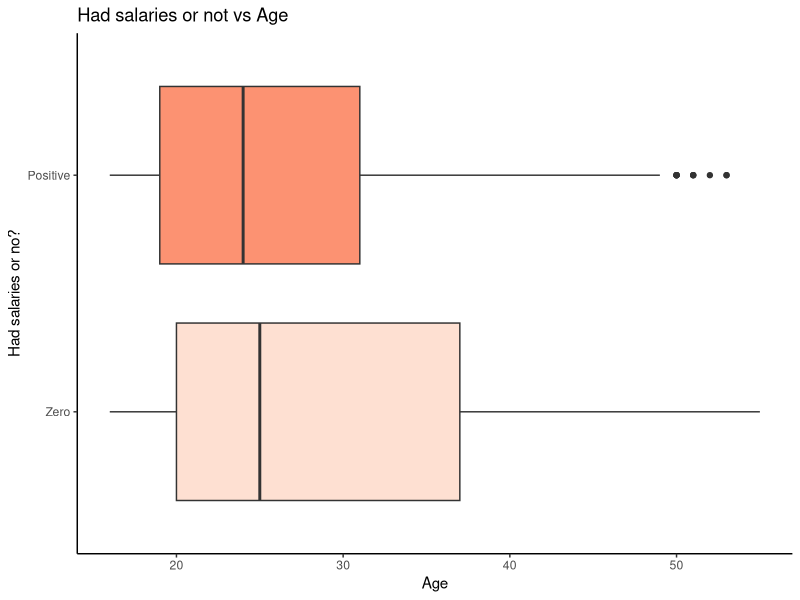
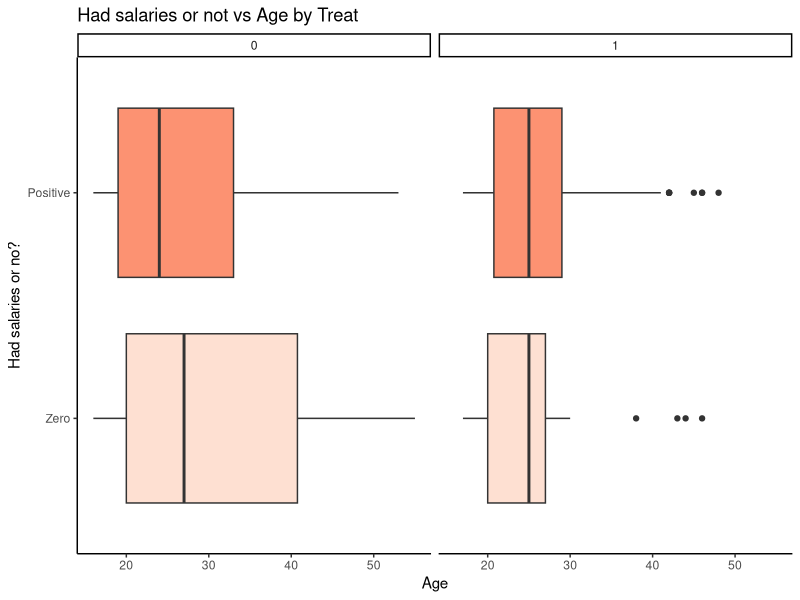
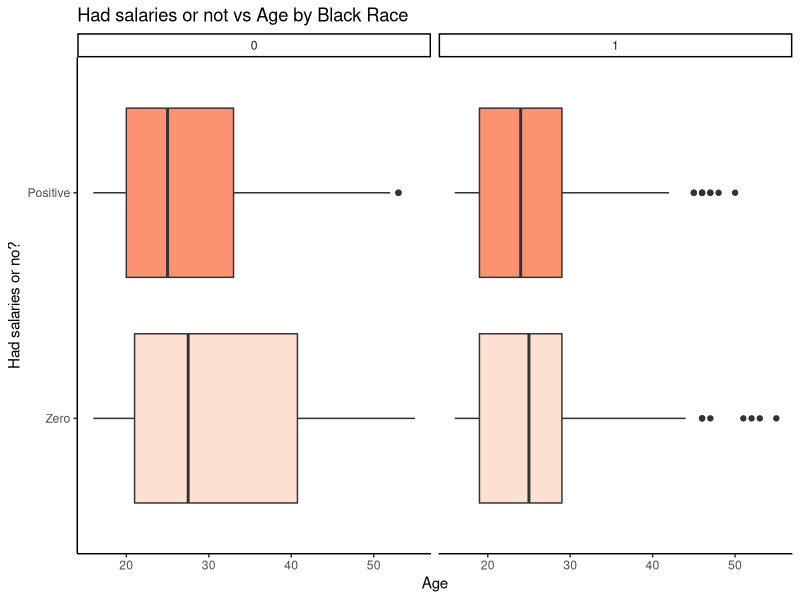
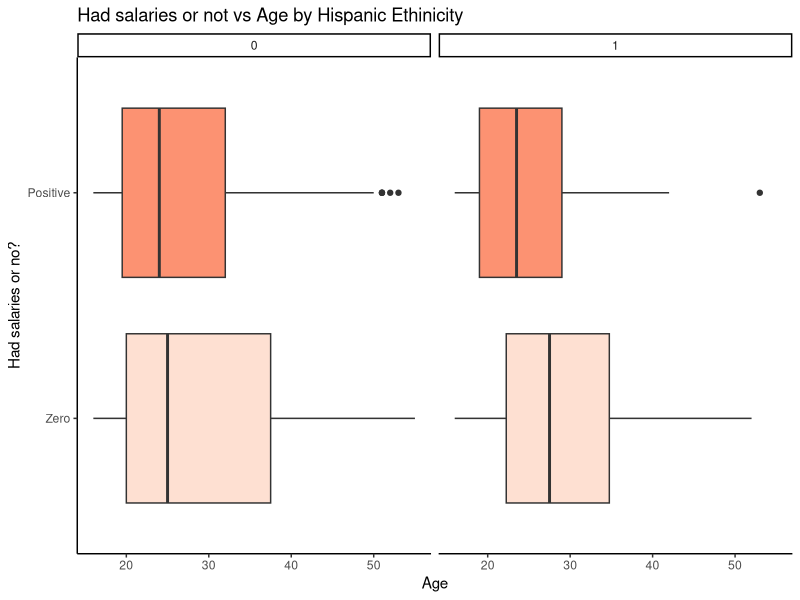
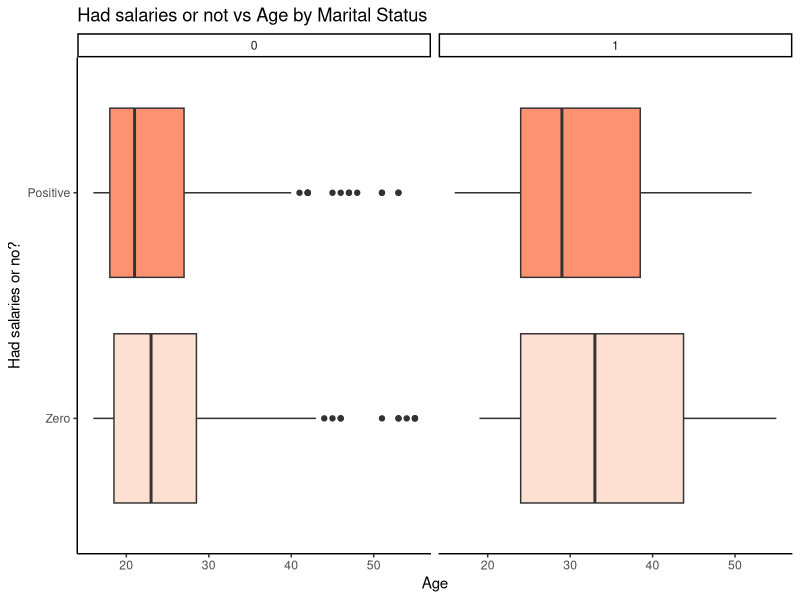
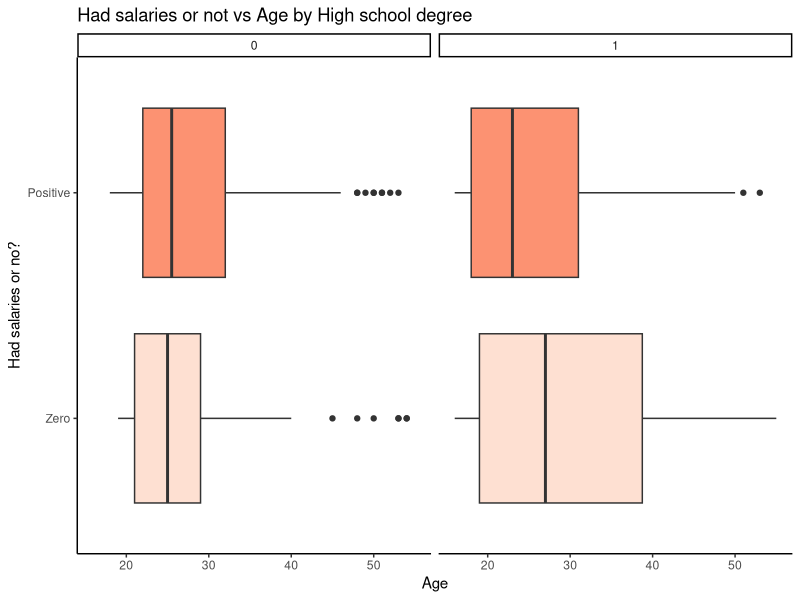
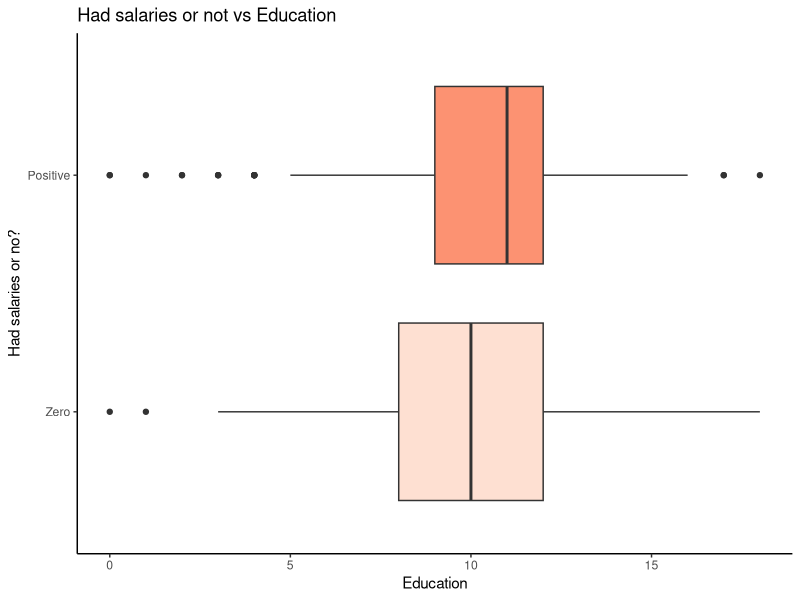
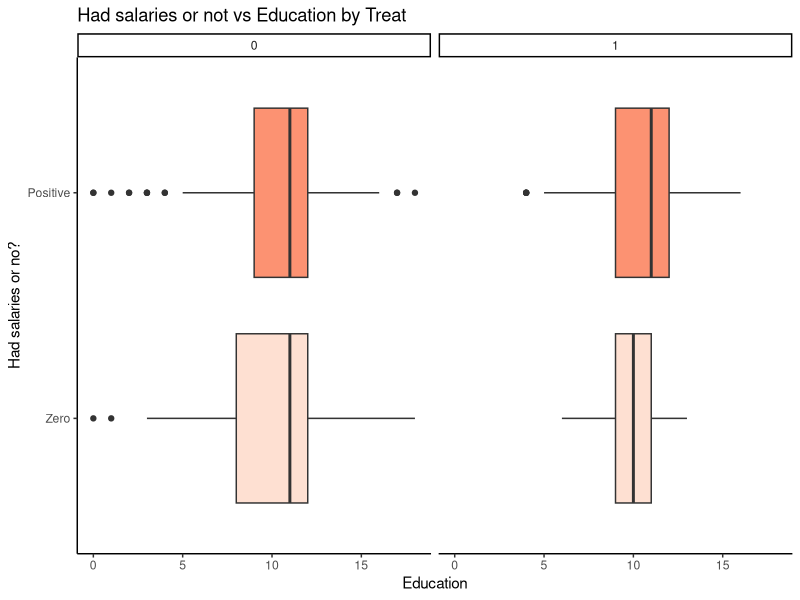

R code for these plots, in order: (Note: this script raises an error after producing the figures.)
###### Clear environment and load libraries
rm(list = ls())
library(ggplot2)
library(rms)
library(MASS)
library(arm)
library(pROC)
library(e1071)
library(caret)
library(dplyr)
library(tidyr)
require(gridExtra)

###### Load the data
lalondedata <-
  read.table(
    "lalondedata.txt",
    header = TRUE,
    sep = ",",
    colClasses = c(
      "factor",
      "factor",
      "numeric",
      "numeric",
      "factor",
      "factor",
      "factor",
      "factor",
      "numeric",
      "numeric",
      "numeric"
    )
  )

lalondedata$earn <- ifelse(lalondedata$re78 > 0, 1, 0)

lalondedata$earnf <-
  factor(
    ifelse(lalondedata$re78 > 0, 1, 0),
    levels = c(0, 1),
    labels = c("Zero", "Positive")
  )

###### Exploratory data analysis
# earn vs age
ggplot(lalondedata, aes(x = earnf, y = age, fill = earnf)) +
  geom_boxplot() + coord_flip() +
  scale_fill_brewer(palette = "Reds") +
  labs(title = "Had salaries or not vs Age",
       x = "Had salaries or no?", y = "Age") +
  theme_classic() + theme(legend.position = "none")

# earn vs age by treat
ggplot(lalondedata, aes(x = earnf, y = age, fill = earnf)) +
  geom_boxplot() + coord_flip() +
  scale_fill_brewer(palette = "Reds") +
  labs(title = "Had salaries or not vs Age by Treat",
       x = "Had salaries or no?", y = "Age") +
  theme_classic() + theme(legend.position = "none") +
  facet_wrap(~ treat)

# earn vs age by black
ggplot(lalondedata, aes(x = earnf, y = age, fill = earnf)) +
  geom_boxplot() + coord_flip() +
  scale_fill_brewer(palette = "Reds") +
  labs(title = "Had salaries or not vs Age by Black Race",
       x = "Had salaries or no?", y = "Age") +
  theme_classic() + theme(legend.position = "none") +
  facet_wrap(~ black)

# earn vs age by hispan
ggplot(lalondedata, aes(x = earnf, y = age, fill = earnf)) +
  geom_boxplot() + coord_flip() +
  scale_fill_brewer(palette = "Reds") +
  labs(title = "Had salaries or not vs Age by Hispanic Ethinicity",
       x = "Had salaries or no?", y = "Age") +
  theme_classic() + theme(legend.position = "none") +
  facet_wrap(~ hispan)

# earn vs age by married
ggplot(lalondedata, aes(x = earnf, y = age, fill = earnf)) +
  geom_boxplot() + coord_flip() +
  scale_fill_brewer(palette = "Reds") +
  labs(title = "Had salaries or not vs Age by Marital Status",
       x = "Had salaries or no?", y = "Age") +
  theme_classic() + theme(legend.position = "none") +
  facet_wrap(~ married)

# earn vs age by nodegree
ggplot(lalondedata, aes(x = earnf, y = age, fill = earnf)) +
  geom_boxplot() + coord_flip() +
  scale_fill_brewer(palette = "Reds") +
  labs(title = "Had salaries or not vs Age by High school degree",
       x = "Had salaries or no?", y = "Age") +
  theme_classic() + theme(legend.position = "none") +
  facet_wrap(~ nodegree)

# earn vs educ
ggplot(lalondedata, aes(x = earnf, y = educ, fill = earnf)) +
  geom_boxplot() + coord_flip() +
  scale_fill_brewer(palette = "Reds") +
  labs(title = "Had salaries or not vs Education",
       x = "Had salaries or no?", y = "Education") +
  theme_classic() + theme(legend.position = "none")

# earn vs educ by treat
ggplot(lalondedata, aes(x = earnf, y = educ, fill = earnf)) +
  geom_boxplot() + coord_flip() +
  scale_fill_brewer(palette = "Reds") +
  labs(title = "Had salaries or not vs Education by Treat",
       x = "Had salaries or no?", y = "Education") +
  theme_classic() + theme(legend.position = "none") +
  facet_wrap(~ treat)

# earn vs educ by black
ggplot(lalondedata, aes(x = earnf, y = educ, fill = earnf)) +
  geom_boxplot() + coord_flip() +
  scale_fill_brewer(palette = "Reds") +
  labs(title = "Had salaries or not vs Education by Black Race",
       x = "Had salaries or no?", y = "Education") +
  theme_classic() + theme(legend.position = "none") +
  facet_wrap(~ black)

# earn vs educ by hispan
ggplot(lalondedata, aes(x = earnf, y = educ, fill = earnf)) +
  geom_boxplot() + coord_flip() +
  scale_fill_brewer(palette = "Reds") +
  labs(title = "Had salaries or not vs Education by Hispanic Ethinicity",
       x = "Had salaries or no?", y = "Education") +
  theme_classic() + theme(legend.position = "none") +
  facet_wrap(~ hispan)

# earn vs educ by married
ggplot(lalondedata, aes(x = earnf, y = educ, fill = earnf)) +
  geom_boxplot() + coord_flip() +
  scale_fill_brewer(palette = "Reds") +
  labs(title = "Had salaries or not vs Education by Marital Status",
       x = "Had salaries or no?", y = "Education") +
  theme_classic() + theme(legend.position = "none") +
  facet_wrap(~ married)

# earn vs educ by nodegree
ggplot(lalondedata, aes(x = earnf, y = educ, fill = earnf)) +
  geom_boxplot() + coord_flip() +
  scale_fill_brewer(palette = "Reds") +
  labs(title = "Had salaries or not vs Education by High school degree",
       x = "Had salaries or no?", y = "Education") +
  theme_classic() + theme(legend.position = "none") +
  facet_wrap(~ nodegree)

# earn vs treat
t1 <-
  round(apply(table(lalondedata[, c("earnf", "treat")]) / sum(table(lalondedata[, c("earnf", "treat")])),
              2, function(x)
                x / sum(x)), 4)
t2 <-
  round(apply(table(lalondedata[, c("earnf", "black")]) / sum(table(lalondedata[, c("earnf", "black")])),
              2, function(x)
                x / sum(x)), 4)
t3 <-
  round(apply(table(lalondedata[, c("earnf", "hispan")]) / sum(table(lalondedata[, c("earnf", "hispan")])),
              2, function(x)
                x / sum(x)), 4)
t4 <-
  round(apply(table(lalondedata[, c("earnf", "married")]) / sum(table(lalondedata[, c("earnf", "married")])),
              2, function(x)
                x / sum(x)), 4)
t5 <-
  round(apply(table(lalondedata[, c("earnf", "nodegree")]) / sum(table(lalondedata[, c("earnf", "nodegree")])),
              2, function(x)
                x / sum(x)), 4)

chitest1 <- chisq.test(table(lalondedata[, c("earnf", "treat")]))
chitest2 <- chisq.test(table(lalondedata[, c("earnf", "black")]))
chitest3 <- chisq.test(table(lalondedata[, c("earnf", "hispan")]))
chitest4 <- chisq.test(table(lalondedata[, c("earnf", "married")]))
chitest5 <- chisq.test(table(lalondedata[, c("earnf", "nodegree")]))

black0<-lalondedata %>%
  filter(black==0)
black1<-lalondedata %>%
  filter(black==1)
apply(table(black0[,c("earnf","treat")])/sum(table(black0[,c("earnf","treat")])),
      2,function(x) x/sum(x))
apply(table(black1[,c("earnf","treat")])/sum(table(black1[,c("earnf","treat")])),
      2,function(x) x/sum(x))
# + black:treat

hispan0<-lalondedata %>%
  filter(hispan==0)
hispan1<-lalondedata %>%
  filter(hispan==1)
apply(table(hispan0[,c("earnf","treat")])/sum(table(hispan0[,c("earnf","treat")])),
      2,function(x) x/sum(x))
apply(table(hispan1[,c("earnf","treat")])/sum(table(hispan1[,c("earnf","treat")])),
      2,function(x) x/sum(x))
# + treat:hispan

married0<-lalondedata %>%
  filter(married==0)
married1<-lalondedata %>%
  filter(married==1)
apply(table(married0[,c("earnf","treat")])/sum(table(married0[,c("earnf","treat")])),
      2,function(x) x/sum(x))
apply(table(married1[,c("earnf","treat")])/sum(table(married1[,c("earnf","treat")])),
      2,function(x) x/sum(x))
# ~ treat:married

nodegree0<-lalondedata %>%
  filter(nodegree==0)
nodegree1<-lalondedata %>%
  filter(nodegree==1)
apply(table(nodegree0[,c("earnf","treat")])/sum(table(nodegree0[,c("earnf","treat")])),
      2,function(x) x/sum(x))
apply(table(nodegree1[,c("earnf","treat")])/sum(table(nodegree1[,c("earnf","treat")])),
      2,function(x) x/sum(x))
# - treat:nodegree

black0<-lalondedata %>%
  filter(black==0)
black1<-lalondedata %>%
  filter(black==1)
apply(table(black0[,c("earnf","married")])/sum(table(black0[,c("earnf","married")])),
      2,function(x) x/sum(x))
apply(table(black1[,c("earnf","married")])/sum(table(black1[,c("earnf","married")])),
      2,function(x) x/sum(x))
# + married:black

black0<-lalondedata %>%
  filter(black==0)
black1<-lalondedata %>%
  filter(black==1)
apply(table(black0[,c("earnf","nodegree")])/sum(table(black0[,c("earnf","nodegree")])),
      2,function(x) x/sum(x))
apply(table(black1[,c("earnf","nodegree")])/sum(table(black1[,c("earnf","nodegree")])),
      2,function(x) x/sum(x))
# + nodegree:black

hispan0<-lalondedata %>%
  filter(hispan==0)
hispan1<-lalondedata %>%
  filter(hispan==1)
apply(table(hispan0[,c("earnf","nodegree")])/sum(table(hispan0[,c("earnf","nodegree")])),
      2,function(x) x/sum(x))
apply(table(hispan1[,c("earnf","nodegree")])/sum(table(hispan1[,c("earnf","nodegree")])),
      2,function(x) x/sum(x))
# + nodegree:hispan

hispan0<-lalondedata %>%
  filter(hispan==0)
hispan1<-lalondedata %>%
  filter(hispan==1)
apply(table(hispan0[,c("earnf","married")])/sum(table(hispan0[,c("earnf","married")])),
      2,function(x) x/sum(x))
apply(table(hispan1[,c("earnf","married")])/sum(table(hispan1[,c("earnf","married")])),
      2,function(x) x/sum(x))
# + hispan:married

nodegree0<-lalondedata %>%
  filter(nodegree==0)
nodegree1<-lalondedata %>%
  filter(nodegree==1)
apply(table(nodegree0[,c("earnf","married")])/sum(table(nodegree0[,c("earnf","married")])),
      2,function(x) x/sum(x))
apply(table(nodegree1[,c("earnf","married")])/sum(table(nodegree1[,c("earnf","married")])),
      2,function(x) x/sum(x))
# + nodegree:married

#binned plots
par(mfcol = c(1, 1))
binnedplot(
  x = lalondedata$age,
  y = lalondedata$earn,
  xlab = "Age",
  ylim = c(0, 1),
  col.pts = "navy",
  ylab = "Had salaries or not ",
  main = "Binned Plot for Had salaries or not  w.r.t \nAge",
  col.int = "white"
)

binnedplot(
  x = lalondedata$educ,
  y = lalondedata$earn,
  xlab = "Education",
  ylim = c(0, 1),
  col.pts = "navy",
  ylab = "Had salaries or not ",
  main = "Binned Plot for Had salaries or not  w.r.t \nEducation",
  col.int = "white"
)

###### Model fitting
lalondedata$agec <- lalondedata$age - mean(lalondedata$age)
lalondedata$agec2 <- lalondedata$agec ^ 2
lalondedata$educc <- lalondedata$educ - mean(lalondedata$educ)

ModelNull <-
  glm(earn ~ treat + black + agec + agec2,
      data = lalondedata,
      family = binomial)
summary(ModelNull)

ModelFull <-
  glm(
    earn ~ (agec + educc + treat + black + hispan + married + nodegree) ^ 2 + agec2,
    data = lalondedata,
    family = binomial
  )
summary(ModelFull)

Model_stepwise_aic <- step(ModelNull,
                           scope = ModelFull,
                           direction = "both",
                           trace = 0)
summary(Model_stepwise_aic)

Model_forward_aic <- step(ModelNull,
                          scope = ModelFull,
                          direction = "forward",
                          trace = 0)
summary(Model_forward_aic)

Model_backward_aic <- step(ModelNull,
                           scope = ModelFull,
                           direction = "backward",
                           trace = 0)
summary(Model_backward_aic)

Model1 <-
  glm(earn ~ treat + black + agec + agec2 + agec:treat,
      data = lalondedata,
      family = binomial)
summary(Model1)
anova(ModelNull, Model1, test = "Chisq")

Model2 <-
  glm(
    earn ~ treat + black + agec + agec2 + agec:treat + educ + educ:black,
    data = lalondedata,
    family = binomial
  )
summary(Model2)
anova(Model1, Model2, test = "Chisq")

Model3 <-
  glm(
    earn ~ treat + black + agec + agec2 + agec:treat + hispan + hispan:educ,
    data = lalondedata,
    family = binomial
  )
summary(Model3)
anova(Model1, Model3, test = "Chisq")

Model4 <-
  glm(
    earn ~ treat + black + agec + agec2 + agec:treat +  married + married:educc,
    data = lalondedata,
    family = binomial
  )
summary(Model4)
anova(Model1, Model4, test = "Chisq")

Model5 <-
  glm(
    earn ~ treat + black + agec + agec2 + agec:treat +  nodegree + nodegree:agec,
    data = lalondedata,
    family = binomial
  )
summary(Model5)
anova(Model1, Model5, test = "Chisq")

Model6 <-
  glm(
    earn ~ treat + black + agec + agec2 + agec:treat +  nodegree + nodegree:agec + nodegree:educ,
    data = lalondedata,
    family = binomial
  )
summary(Model6)
anova(Model1, Model6, test = "Chisq")

Model7 <-
  glm(
    earn ~ earn ~ treat + black + agec + agec2 + agec:treat +  nodegree + nodegree:agec +
      treat:black + treat:hispan + treat:married + treat:nodegree +
      black:hispan + black:married + black:nodegree +
      hispan:married + hispan:nodegree +
      nodegree:married + hispan + married,
    data = lalondedata,
    family = binomial
  )
summary(Model7)
anova(Model6, Model7, test = "Chisq")

Model8 <- step(Model5,
               scope = Model7,
               direction = "both",
               trace = 0)
summary(Model8)

Model9 <- step(Model5,
               scope = Model7,
               direction = "forward",
               trace = 0)
summary(Model9)

Model10 <- step(Model5,
                scope = Model7,
                direction = "backward",
                trace = 0)
summary(Model10)

Model11 <- 
  glm(
    earn ~ treat + black + agec + agec2 + agec:treat +  nodegree + nodegree:agec +
      hispan + married + hispan:married,
    data = lalondedata,
    family = binomial
  )
summary(Model11)
anova(Model5, Model11, test = "Chisq")

Model12 <- 
  glm(
    earn ~ treat + black + agec + agec2 + agec:treat +
      hispan + married + hispan:married,
    data = lalondedata,
    family = binomial
  )
summary(Model12)
anova(Model12, Model11, test = "Chisq")

FinalModel <- Model11
summary(FinalModel)

Model13 <-  glm(
  earn ~ treat + race + agec + agec2 + agec:treat +
    + married + race:married,
  data = lalondedata,
  family = binomial
)
summary(Model13)

Model14 <- glm(
  earn ~ treat + black + agec + agec2 + hispan + married + agec:treat + 
    nodegree + nodegree:agec + hispan:married + black:treat,
  data = lalondedata,
  family = binomial
)
summary(Model14)
anova(Model11, Model14, test = "Chisq")
# - black:treat

Model15 <- glm(
  earn ~ treat + black + agec + agec2 + hispan + married + agec:treat + 
    nodegree + nodegree:agec + hispan:married + treat:hispan,
  data = lalondedata,
  family = binomial
)
summary(Model15)
anova(Model11, Model15, test = "Chisq")
# + treat:hispan

Model16 <- glm(
  earn ~ treat + black + agec + agec2 + hispan + married + agec:treat + 
    nodegree + nodegree:agec + hispan:married  + treat:hispan + treat:married,
  data = lalondedata,
  family = binomial
)
summary(Model16)
anova(Model15, Model16, test = "Chisq")

Model17 <- glm(
  earn ~ treat + black + agec + agec2 + hispan + married + agec:treat + 
    nodegree + nodegree:agec + hispan:married  + treat:hispan + married:black,
  data = lalondedata,
  family = binomial
)
summary(Model17)
anova(Model15, Model17, test = "Chisq")

Model18 <- glm(
  earn ~ treat + black + agec + agec2 + hispan + married + agec:treat + 
    nodegree + nodegree:agec + hispan:married  + treat:hispan + nodegree:black,
  data = lalondedata,
  family = binomial
)
summary(Model18)
anova(Model15, Model18, test = "Chisq")

Model19 <- glm(
  earn ~ treat + black + agec + agec2 + hispan + married + agec:treat + 
    nodegree + nodegree:agec + hispan:married  + treat:hispan + nodegree:hispan,
  data = lalondedata,
  family = binomial
)
summary(Model19)
anova(Model15, Model19, test = "Chisq")

Model20 <- glm(
  earn ~ treat + black + agec + agec2 + hispan + married + agec:treat + 
    nodegree + nodegree:agec + hispan:married  + treat:hispan + nodegree:married,
  data = lalondedata,
  family = binomial
)
summary(Model20)
anova(Model15, Model20, test = "Chisq")

anova(Model11, Model15, test = "Chisq")

Model21 <- step(Model11,
     scope = Model15,
     direction = "both",
     trace = 0)
summary(Model21)
# Model21 = Model11

FinalModel <- Model11
summary(FinalModel)


###### Model fitting
rawresid <- residuals(FinalModel, "resp")

#binned residual plots
par(mfrow = c(1, 1))
binnedplot(
  x = fitted(FinalModel),
  y = rawresid,
  xlab = "Pred. probabilities",
  col.int = "red4",
  ylab = "Avg. residuals",
  main = "Binned residual plot",
  col.pts = "navy"
)

binnedplot(
  x = lalondedata$agec,
  y = rawresid,
  xlab = "Age (Centered)",
  col.int = "red4",
  ylab = "Avg. residuals",
  main = "Binned residual plot",
  col.pts = "navy"
)

binnedplot(
  x = lalondedata$educc,
  y = rawresid,
  xlab = "Education (Centered)",
  col.int = "red4",
  ylab = "Avg. residuals",
  main = "Binned residual plot",
  col.pts = "navy"
)


######## Model Validation
Conf_mat <-
  confusionMatrix(as.factor(ifelse(
    fitted(FinalModel) >= mean(lalondedata$earn), "1", "0"
  )),
  as.factor(lalondedata$earn), positive = "1")
Conf_mat$table
Conf_mat$overall["Accuracy"]
Conf_mat$byClass[c("Sensitivity", "Specificity")]

roc(
  lalondedata$earn,
  fitted(FinalModel),
  plot = T,
  print.thres = "best",
  legacy.axes = T,
  print.auc = T,
  col = "red3",
  quiet = TRUE
)

###### Confidence Interval
confint(FinalModel)
